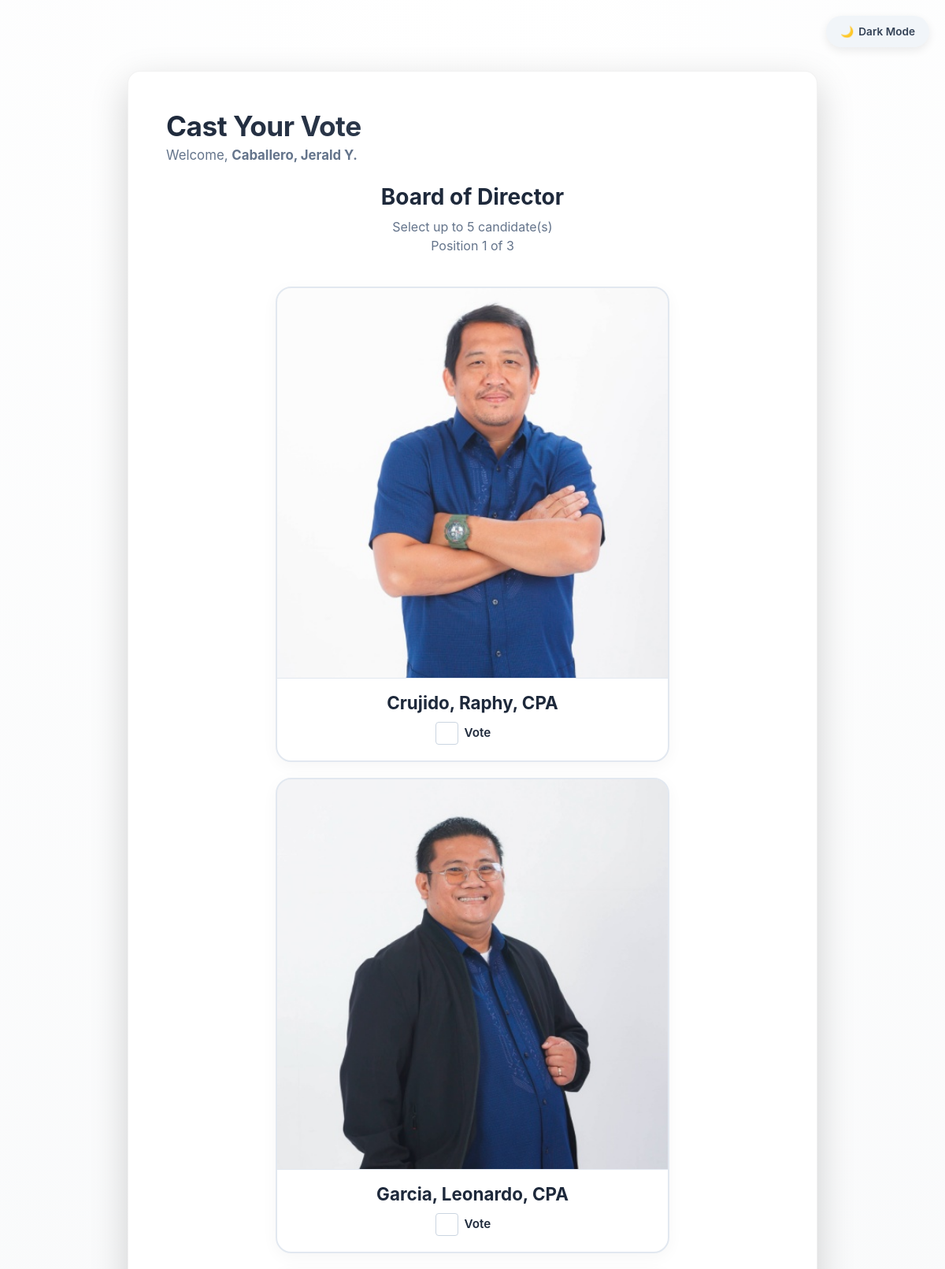
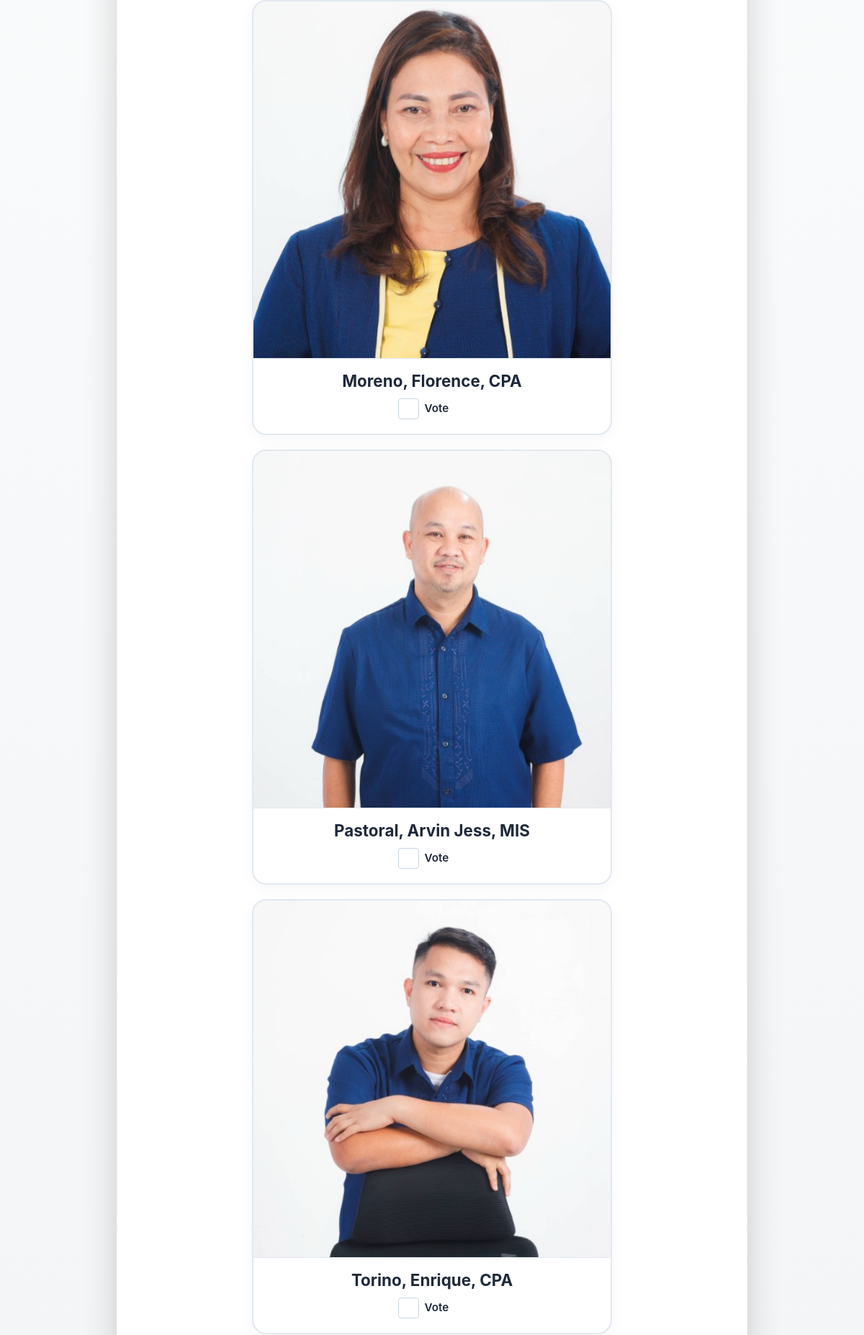
The page /voters/vote.php (signed in, upper part) on the database its author committed (2 pictures, top to bottom).
### tables this page shows
CREATE TABLE `members` (
  `id` int(11) NOT NULL,
  `full_name` varchar(255) NOT NULL,
  `branch_name` varchar(100) DEFAULT NULL,
  `migs_category` varchar(50) DEFAULT NULL,
  `username` varchar(100) NOT NULL,
  `password` varchar(255) NOT NULL,
  `awardee` varchar(100) DEFAULT NULL,
  `created_at` datetime DEFAULT current_timestamp(),
  `has_voted` tinyint(1) DEFAULT 0,
  `printed` tinyint(1) DEFAULT 0,
  `registered` tinyint(1) DEFAULT 0,
  `printed_at` datetime DEFAULT NULL,
  `registered_at` datetime DEFAULT NULL,
  `allowance_claimed` tinyint(1) DEFAULT 0
);

CREATE TABLE `positions` (
  `id` int(11) NOT NULL,
  `position_name` varchar(100) NOT NULL,
  `vote_limit` int(11) NOT NULL DEFAULT 1,
  `max_vote` int(11) DEFAULT 1,
  `created_at` datetime DEFAULT current_timestamp()
);

CREATE TABLE `candidates` (
  `id` int(11) NOT NULL,
  `position_id` int(11) NOT NULL,
  `position_name` varchar(255) NOT NULL,
  `fullname` varchar(255) NOT NULL,
  `photo` varchar(255) DEFAULT 'default.png',
  `description` text DEFAULT NULL,
  `education` varchar(255) DEFAULT NULL,
  `created_at` datetime DEFAULT current_timestamp(),
  `candidate_last_name` varchar(255) DEFAULT NULL,
  `candidate_first_name` varchar(255) DEFAULT NULL,
  `candidate_middle_name` varchar(255) DEFAULT NULL,
  `candidate_titles` varchar(255) DEFAULT NULL,
  `candidate_suffix` varchar(100) DEFAULT NULL,
  `candidate_order` int(11) NOT NULL DEFAULT 0
);

### voters/vote.php (the view, shortened to what this page needs)
<?php
$conn = isset($conn) && $conn ? $conn : (isset($pdo) && $pdo ? $pdo : null);
$member_id = (int)($_SESSION['member_id'] ?? $_SESSION['voter_id'] ?? $_SESSION['voters_id']);
$is_pdo = ($conn instanceof PDO);
$memberColumns = [];
if ($is_pdo) {
    try {
        $columnsResult = $conn->query("SHOW COLUMNS FROM members");
        while ($col = $columnsResult->fetch(PDO::FETCH_ASSOC)) {
            $memberColumns[] = strtolower($col['Field']);
        }
    } catch (Exception $e) {}
} else {
    $columnsResult = $conn->query("SHOW COLUMNS FROM members");
    if ($columnsResult) {
        while ($col = $columnsResult->fetch_assoc()) {
            $memberColumns[] = strtolower($col['Field']);
        }
    }
}
$nameCol = null;
if (in_array('fullname', $memberColumns)) {
    $nameCol = 'fullname';
} elseif (in_array('full_name', $memberColumns)) {
    $nameCol = 'full_name';
} elseif (in_array('name', $memberColumns)) {
    $nameCol = 'name';
} elseif (in_array('member_name', $memberColumns)) {
    $nameCol = 'member_name';
}
$hasBranchCol = in_array('branch', $memberColumns);
$member_name = $_SESSION['full_name'] ?? $_SESSION['voter_name'] ?? $_SESSION['fullname'] ?? $_SESSION['name'] ?? '';
if ($nameCol || $hasBranchCol) {
    $selectFields = [];
    if ($nameCol) $selectFields[] = "{$nameCol} AS member_display_name";
    $selectClause = implode(', ', $selectFields);
    if ($is_pdo) {
        try {
            $memStmt = $conn->prepare("SELECT {$selectClause} FROM members WHERE id = :id LIMIT 1");
            $memStmt->execute(['id' => $member_id]);
            if ($memRow = $memStmt->fetch(PDO::FETCH_ASSOC)) {
                if (!empty($memRow['member_display_name'])) {
                    $member_name = $memRow['member_display_name'];
                }
                if (!empty($memRow['branch'])) {
                    $member_branch = $memRow['branch'];
                }
            }
        } catch (Exception $e) {}
    } else {
        $memStmt = $conn->prepare("SELECT {$selectClause} FROM members WHERE id = ? LIMIT 1");
        if ($memStmt) {
            $memStmt->bind_param("i", $member_id);
            $memStmt->execute();
            $memRes = $memStmt->get_result();
            if ($memRow = $memRes->fetch_assoc()) {
                if (!empty($memRow['member_display_name'])) {
                    $member_name = $memRow['member_display_name'];
                }
            }
        }
    }
}
$candidateNameCol = 'fullname';
$candidateOrderClause = '';
if ($is_pdo) {
    try {
        $candidateOrderCheck = $conn->query("SHOW COLUMNS FROM candidates LIKE 'candidate_order'")->fetch();
        if ($candidateOrderCheck) {
            $candidateOrderClause = 'candidate_order ASC, ';
        }
    } catch (Exception $e) {}
} else {
    $candidateOrderCheck = $conn->query("SHOW COLUMNS FROM candidates LIKE 'candidate_order'");
    if ($candidateOrderCheck && $candidateOrderCheck->num_rows > 0) {
        $candidateOrderClause = 'candidate_order ASC, ';
    }
}
$positionsArray = [];
if ($is_pdo) {
    try {
        $positions = $conn->query("SELECT * FROM positions ORDER BY id");
        $positionsArray = $positions->fetchAll(PDO::FETCH_ASSOC);
    } catch (Exception $e) {}
} else {
    $positions = $conn->query("SELECT * FROM positions ORDER BY id");
    if ($positions) {
        while ($position = $positions->fetch_assoc()) {
            $positionsArray[] = $position;
        }
    }
}
$totalPositions = count($positionsArray);
$candidateMetadata = [];
foreach ($positionsArray as $position) {
    $position_id = $position['id'];
    $candidateMetadata[$position_id] = [
        'position_name' => $position['position_name'],
        'vote_limit' => $position['vote_limit'],
        'candidates' => []
    ];
    if ($is_pdo) {
        try {
            $stmt = $conn->prepare("SELECT id, {$candidateNameCol} AS candidate_display_name, photo FROM candidates WHERE position_id = :pid ORDER BY {$candidateOrderClause}candidate_display_name ASC, id ASC");
            $stmt->execute(['pid' => $position_id]);
            $candidateResults = $stmt->fetchAll(PDO::FETCH_ASSOC);
            foreach ($candidateResults as $candidate) {
                $imageFilename = $candidate['photo'] ?? '';
                $cleanPath = !empty($imageFilename) ? '../assets/images/' . basename($imageFilename) : '';
                $initials = '';
                $displayName = $candidate['candidate_display_name'] ?? '';
                if (!empty($displayName)) {
                    $parts = explode(' ', $displayName);
                    $initials = strtoupper(substr($parts[0], 0, 1));
                    if (count($parts) > 1) {
                        $initials .= strtoupper(substr($parts[count($parts) - 1], 0, 1));
                    }
                }
                $candidateMetadata[$position_id]['candidates'][$candidate['id']] = [
                    'full_name' => $displayName,
                    'imgsrc' => $cleanPath,
                    'initials' => $initials
                ];
            }
        } catch (Exception $e) {}
    } else {
        $candidateResults = $conn->query(
            "SELECT id, {$candidateNameCol} AS candidate_display_name, photo FROM candidates WHERE position_id = $position_id ORDER BY {$candidateOrderClause}candidate_display_name ASC, id ASC"
        );
        if ($candidateResults) {
            while ($candidate = $candidateResults->fetch_assoc()) {
                $imageFilename = $candidate['photo'] ?? '';
                $cleanPath = !empty($imageFilename) ? '../assets/images/' . basename($imageFilename) : '';
                $initials = '';
                $displayName = $candidate['candidate_display_name'] ?? '';
                if (!empty($displayName)) {
                    $parts = explode(' ', $displayName);
                    $initials = strtoupper(substr($parts[0], 0, 1));
                    if (count($parts) > 1) {
                        $initials .= strtoupper(substr($parts[count($parts) - 1], 0, 1));
                    }
                }
                $candidateMetadata[$position_id]['candidates'][$candidate['id']] = [
                    'full_name' => $displayName,
                    'imgsrc' => $cleanPath,
                    'initials' => $initials
                ];
            }
        }
    }
}
$currentPage = 0;
$currentPosition = $positionsArray[$currentPage] ?? null;
$currentPositionVotes = [];
?>
<!DOCTYPE html>
<html lang="en">
<head>
<link href="https://cdn.jsdelivr.net/npm/bootstrap@5.3.3/dist/css/bootstrap.min.css" rel="stylesheet">
</head>
<body>
<button class="theme-toggle-btn" id="themeToggleBtn" onclick="toggleTheme()">
    <span id="themeToggleIcon">🌙</span> <span id="themeToggleText">Dark Mode</span>
</button>
<div class="container">
<div class="card shadow-lg main-portal-card">
<div class="card-body main-card-body p-5">
<h2 class="mb-1">Cast Your Vote</h2>
<p class="user-welcome-text mb-4">
    Welcome, <strong><?php echo htmlspecialchars($member_name ?: 'Voter'); ?></strong>
</p>
<form method="POST" id="votingBallotForm">
    <?php if($currentPosition): ?>
        <div class="position-header">
            <h3><?php echo htmlspecialchars($currentPosition['position_name']); ?></h3>
            <div class="position-info">Select up to <?php echo $currentPosition['vote_limit']; ?> candidate(s)</div>
            <div class="position-limit">Position <?php echo $currentPage + 1; ?> of <?php echo $totalPositions; ?></div>
        </div>
        <div class="candidate-grid">
            <?php
            $position_id = $currentPosition['id'];
            $candidatesList = [];
            if ($is_pdo) {
                try {
                    $cStmt = $conn->prepare("SELECT id, {$candidateNameCol} AS candidate_display_name, photo FROM candidates WHERE position_id = :pid ORDER BY {$candidateOrderClause}candidate_display_name ASC, id ASC");
                    $cStmt->execute(['pid' => $position_id]);
                    $candidatesList = $cStmt->fetchAll(PDO::FETCH_ASSOC);
                } catch (Exception $e) {}
            } else {
                $cRes = $conn->query("SELECT id, {$candidateNameCol} AS candidate_display_name, photo FROM candidates WHERE position_id = $position_id ORDER BY {$candidateOrderClause}candidate_display_name ASC, id ASC");
                if ($cRes) {
                    while ($cRow = $cRes->fetch_assoc()) {
                        $candidatesList[] = $cRow;
                    }
                }
            }
            foreach($candidatesList as $candidate){
                $displayName = $candidate['candidate_display_name'] ?? '';
                $initials = '';
                if (!empty($displayName)) {
                    $parts = explode(' ', $displayName);
                    $initials = strtoupper(substr($parts[0], 0, 1));
                    if (count($parts) > 1) {
                        $initials .= strtoupper(substr($parts[count($parts) - 1], 0, 1));
                    }
                }
                $imageFilename = $candidate['photo'] ?? '';
                $cleanPath = !empty($imageFilename) ? '../assets/images/' . htmlspecialchars(basename($imageFilename)) : '';
                $checked = in_array($candidate['id'], $currentPositionVotes) ? 'checked' : '';
            ?>
            <div class="candidate-card" id="candidate_card_<?php echo $candidate['id']; ?>" onclick="handleCardClick(event, <?php echo $candidate['id']; ?>, <?php echo $position_id; ?>)">
                <div class="candidate-img-wrapper">
                    <?php if(!empty($cleanPath) && file_exists($cleanPath)){ ?>
                        <img src="<?php echo $cleanPath; ?>" alt="Profile" class="candidate-avatar" onerror="this.style.display='none'; this.nextElementSibling.style.display='flex';">
                    <?php } else { ?>
                        <div class="candidate-avatar-placeholder"><?php echo $initials; ?></div>
                    <?php } ?>
                </div>
                <div class="candidate-details-text">
                    <div class="candidate-name"><?php echo htmlspecialchars($displayName); ?></div>
                </div>
                <div class="candidate-checkbox">
                    <div class="form-check">
                        <input
                            class="form-check-input candidate-box"
                            type="checkbox"
                            name="vote[<?php echo $position_id; ?>][]"
                            value="<?php echo $candidate['id']; ?>"
                            data-position="<?php echo $position_id; ?>"
                            data-limit="<?php echo $currentPosition['vote_limit']; ?>"
                            id="candidate_<?php echo $candidate['id']; ?>"
                            onchange="handleCheckboxChange(this, <?php echo $position_id; ?>);"
                            <?php echo $checked; ?>
                        >
                        <label for="candidate_<?php echo $candidate['id']; ?>" class="vote-label" onclick="event.stopPropagation();">Vote</label>
                    </div>
                </div>
            </div>
            <?php } ?>
        </div>
    <?php else: ?>
        <div class="alert alert-danger">No position available.</div>
    <?php endif; ?>
</form>
</div>
</div>
</div>
</body>
</html>

### voters/vote.php (style rules this page uses)
:root { --bg-gradient: radial-gradient(circle at top, #ffffff 0%, #f1f3f5 100%); --card-bg: #ffffff; --card-border: rgba(0, 0, 0, 0.05); --text-main-gradient: linear-gradient(135deg, #1e293b 0%, #475569 100%); --body-text: #1e293b; --text-muted: #64748b; --ballot-section-bg: #f8fafc; --ballot-section-border: #e2e8f0; --ballot-header-text: #1e293b; --candidate-label: #334155; --input-border: #cbd5e1; --toggle-btn-bg: #f1f5f9; --toggle-btn-color: #334155; --accent-color: #10b981; --accent-color-hover: #059669; --alert-danger-bg: #fee2e2; --alert-danger-border: #fca5a5; --alert-danger-text: #991b1b; --btn-success-text: #ffffff; --candidate-hover: #f1f5f9; --avatar-fallback: #e2e8f0; --recap-list-bg: #f8fafc; }
body { background: var(--bg-gradient); color: var(--body-text); font-family: 'Inter', -apple-system, BlinkMacSystemFont, "Segoe UI", Roboto, sans-serif; min-height: 100vh; transition: background 0.3s ease, color 0.3s ease; }
.container { padding-top: 90px; padding-bottom: 60px; max-width: 900px; }
.theme-toggle-btn { position: fixed; top: 20px; right: 20px; background-color: var(--toggle-btn-bg); color: var(--toggle-btn-color); border: none; padding: 10px 18px; border-radius: 30px; font-weight: 600; font-size: 0.85rem; cursor: pointer; box-shadow: 0 4px 12px rgba(0,0,0,0.08); transition: all 0.3s ease; display: flex; align-items: center; gap: 6px; z-index: 1000; }
.main-portal-card { border: 1px solid var(--card-border); border-radius: 16px; background-color: var(--card-bg); transition: background-color 0.3s ease, border-color 0.3s ease; }
.main-card-body { color: var(--body-text); }
.position-header { margin-bottom: 30px; text-align: center; }
.position-header h3 { color: var(--body-text); font-weight: 700; margin-bottom: 0.5rem; }
.position-header .position-info, .position-header .position-limit { color: var(--text-muted); }
h2 { font-weight: 700; letter-spacing: -0.5px; background: var(--text-main-gradient); -webkit-background-clip: text; -webkit-text-fill-color: transparent; font-size: clamp(1.5rem, 4vw, 2.2rem); }
.user-welcome-text { color: var(--text-muted); font-size: clamp(0.9rem, 2vw, 1.05rem); transition: color 0.3s ease; }
.candidate-grid { display: grid; grid-template-columns: 1fr; gap: 20px; padding: 10px 0; max-width: 500px; margin: 0 auto; }
.candidate-card { display: flex; flex-direction: column; align-items: stretch; border-radius: 20px; border: 2px solid var(--ballot-section-border); transition: all 0.3s ease; cursor: pointer; background-color: var(--card-bg); overflow: hidden; box-shadow: 0 5px 20px rgba(0,0,0,.04); }
.candidate-img-wrapper { width: 100%; height: auto; aspect-ratio: 1 / 1; overflow: hidden; background-color: var(--avatar-fallback); display: flex; align-items: center; justify-content: center; border-bottom: 1px solid var(--ballot-section-border); flex-shrink: 0; }
.candidate-avatar { width: 100%; height: 100%; object-fit: cover; image-rendering: -webkit-optimize-contrast; display: block; }
.candidate-details-text { padding: 16px 20px 10px 20px; }
.candidate-name { font-size: 1.4rem; font-weight: 700; color: var(--body-text); text-align: center; margin-bottom: 0; line-height: 1.3; }
.candidate-checkbox { padding: 0 20px 20px 20px; display: flex; justify-content: center; }
.form-check { padding-left: 0; margin-bottom: 0; display: flex; align-items: center; justify-content: center; }
.vote-label { margin-left: 8px; font-weight: 600; font-size: 0.95rem; color: var(--body-text); user-select: none; cursor: inherit; }
.form-check-input { cursor: pointer; border-color: var(--input-border) !important; background-color: var(--card-bg); width: 1.8em; height: 1.8em; margin-top: 0; flex-shrink: 0; transition: all 0.2s ease; }

### rows shown on the page
members: full_name "Caballero, Jerald Y."
positions: position_name "Board of Director", vote_limit "5"
candidates: photo (picture), fullname "Crujido, Raphy, CPA"
candidates: photo (picture), fullname "Garcia, Leonardo, CPA"
candidates: photo (picture), fullname "Moreno, Florence, CPA"
candidates: photo (picture), fullname "Pastoral, Arvin Jess, MIS"
candidates: photo (picture), fullname "Torino, Enrique, CPA"

### other values the page prints
$currentPage + 1 "1"
$totalPositions "3"
